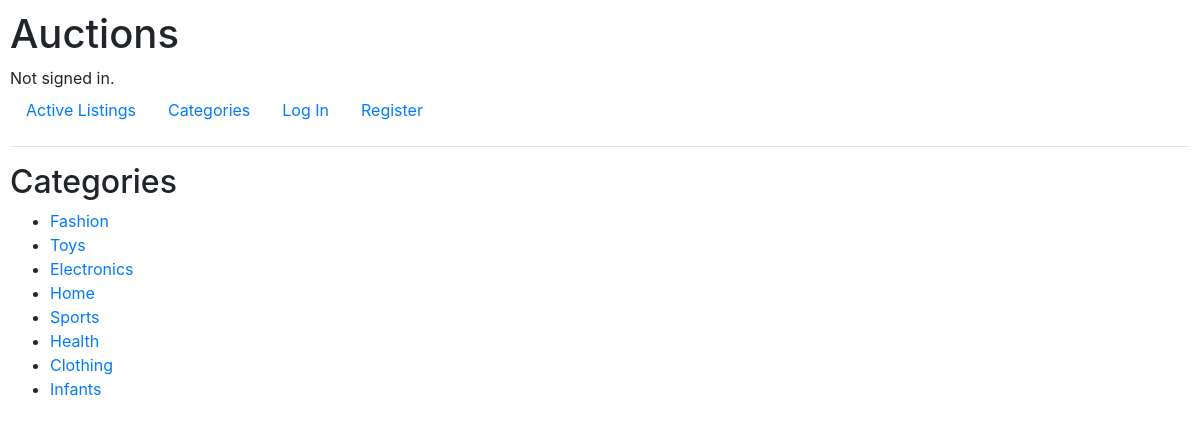
The page /categories on the database its author committed.
### auctions/models.py (models this page shows, shortened)
class Category(models.Model):
    name = models.CharField(max_length=64)

### auctions/views.py (the view)
# urls.py: path("categories", views.categories, name="categories"),
def categories(request):
    return render(request, "auctions/categories.html", {
        "categories": Category.objects.all()
    })

### auctions/templates/auctions/categories.html
{% extends "auctions/layout.html" %}
{% block body %}
    <h2>Categories</h2>
    <ul>
        {% for category in categories %}
            <li>
                <a href="{% url 'category' category.id %}">{{ category.name }}</a>
            </li>
        {% endfor %}
    </ul>
{% endblock %}

### auctions/static/auctions/styles.css (style rules this page uses)
body { padding: 10px; }

### rows shown on the page
Category: name "Fashion"
Category: name "Toys"
Category: name "Electronics"
Category: name "Home"
Category: name "Sports"
Category: name "Health"
Category: name "Clothing"
Category: name "Infants"
